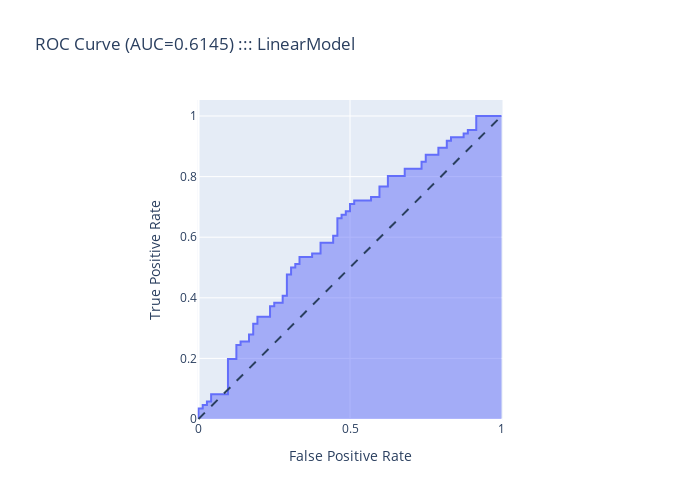

Notebook code for this chart:
### Code cell
from sklearn.metrics import auc
fig = px.area(
    x=fpr, y=tpr,
    title=f'ROC Curve (AUC={auc(fpr, tpr):.4f}) ::: LinearModel',
    labels=dict(x='False Positive Rate', y='True Positive Rate'),
    width=700, height=500
)
fig.add_shape(
    type='line', line=dict(dash='dash'),
    x0=0, x1=1, y0=0, y1=1
)

fig.update_yaxes(scaleanchor="x", scaleratio=1)
fig.update_xaxes(constrain='domain')
fig.show()

### Figure 1 — Plotly figure (JSON) as saved in the notebook; plotly's stock layout.template omitted (floating-point values rounded to 4 significant figures)
{"data": [{"fillpattern": {"shape": ""}, "hovertemplate": "False Positive Rate=%{x}<br>True Positive Rate=%{y}<extra></extra>", "legendgroup": "", "line": {"color": "#636efa"}, "marker": {"symbol": "circle"}, "mode": "lines", "name": "", "orientation": "v", "showlegend": false, "stackgroup": "1", "type": "scatter", "x": [0, 0, 0, 0.01389, 0.01389, 0.02778, 0.02778, 0.04167, 0.04167, 0.09722, 0.09722, 0.125, 0.125, 0.1389, 0.1389, 0.1667, 0.1667, 0.1806, 0.1806, 0.1944, 0.1944, 0.2361, 0.2361, 0.25, 0.25, 0.2778, 0.2778, 0.2917, 0.2917, 0.3056, 0.3056, 0.3194, 0.3194, 0.3333, 0.3333, 0.375, 0.375, 0.4028, 0.4028, 0.4444, 0.4444, 0.4583, 0.4583, 0.4722, 0.4722, 0.4861, 0.4861, 0.5, 0.5, 0.5139, 0.5139, 0.5694, 0.5694, 0.5972, 0.5972, 0.625, 0.625, 0.6806, 0.6806, 0.7361, 0.7361, 0.75, 0.75, 0.7917, 0.7917, 0.8194, 0.8194, 0.8333, 0.8333, 0.875, 0.875, 0.8889, 0.8889, 0.9167, 0.9167, 1], "xaxis": "x", "y": [0, 0.02326, 0.03488, 0.03488, 0.04651, 0.04651, 0.05814, 0.05814, 0.0814, 0.0814, 0.1977, 0.1977, 0.2442, 0.2442, 0.2558, 0.2558, 0.2791, 0.2791, 0.314, 0.314, 0.3372, 0.3372, 0.3721, 0.3721, 0.3837, 0.3837, 0.407, 0.407, 0.4767, 0.4767, 0.5, 0.5, 0.5116, 0.5116, 0.5349, 0.5349, 0.5465, 0.5465, 0.5814, 0.5814, 0.6047, 0.6047, 0.6628, 0.6628, 0.6744, 0.6744, 0.686, 0.686, 0.7093, 0.7093, 0.7209, 0.7209, 0.7326, 0.7326, 0.7674, 0.7674, 0.8023, 0.8023, 0.8256, 0.8256, 0.8488, 0.8488, 0.8721, 0.8721, 0.8953, 0.8953, 0.9186, 0.9186, 0.9302, 0.9302, 0.9419, 0.9419, 0.9535, 0.9535, 1, 1], "yaxis": "y"}], "layout": {"height": 500, "legend": {"tracegroupgap": 0}, "shapes": [{"line": {"dash": "dash"}, "type": "line", "x0": 0, "x1": 1, "y0": 0, "y1": 1}], "title": {"text": "ROC Curve (AUC=0.6145) ::: LinearModel"}, "width": 700, "xaxis": {"anchor": "y", "autorange": true, "constrain": "domain", "domain": [0.2176, 0.7824], "range": [-0.0033, 1.003], "title": {"text": "False Positive Rate"}, "type": "linear"}, "yaxis": {"anchor": "x", "autorange": true, "domain": [0, 1], "range": [-0.0033, 1.053], "scaleanchor": "x", "scaleratio": 1, "title": {"text": "True Positive Rate"}, "type": "linear"}}}
